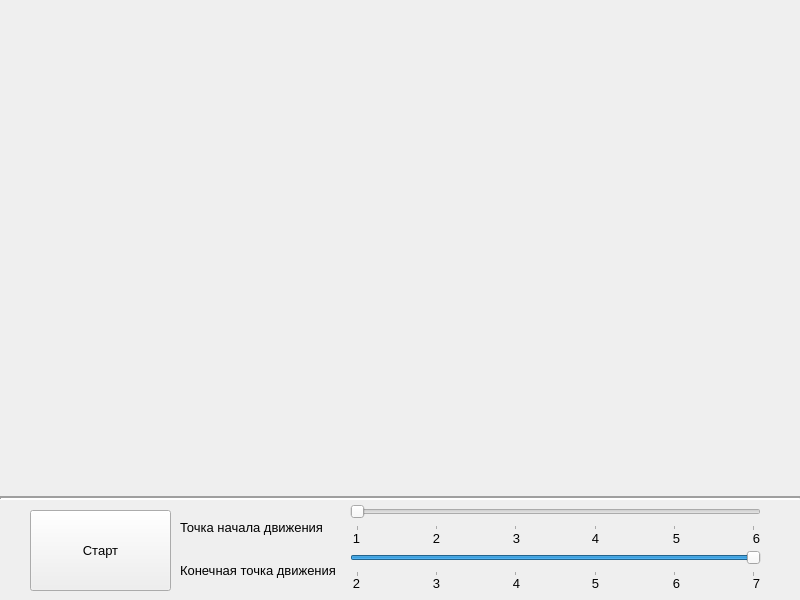
<?xml version="1.0" encoding="UTF-8"?>
<ui version="4.0">
 <class>Form</class>
 <widget class="QWidget" name="Form">
  <property name="geometry">
   <rect>
    <x>0</x>
    <y>0</y>
    <width>800</width>
    <height>600</height>
   </rect>
  </property>
  <property name="minimumSize">
   <size>
    <width>800</width>
    <height>600</height>
   </size>
  </property>
  <property name="maximumSize">
   <size>
    <width>800</width>
    <height>600</height>
   </size>
  </property>
  <property name="windowTitle">
   <string>Form</string>
  </property>
  <widget class="QPushButton" name="startButton">
   <property name="geometry">
    <rect>
     <x>30</x>
     <y>510</y>
     <width>141</width>
     <height>81</height>
    </rect>
   </property>
   <property name="font">
    <font>
     <family>Segoe UI</family>
     <pointsize>10</pointsize>
    </font>
   </property>
   <property name="text">
    <string>Старт</string>
   </property>
  </widget>
  <widget class="QSlider" name="theFirstSlider">
   <property name="geometry">
    <rect>
     <x>350</x>
     <y>500</y>
     <width>411</width>
     <height>31</height>
    </rect>
   </property>
   <property name="font">
    <font>
     <pointsize>10</pointsize>
     <weight>75</weight>
     <bold>true</bold>
    </font>
   </property>
   <property name="mouseTracking">
    <bool>false</bool>
   </property>
   <property name="acceptDrops">
    <bool>false</bool>
   </property>
   <property name="minimum">
    <number>1</number>
   </property>
   <property name="maximum">
    <number>6</number>
   </property>
   <property name="singleStep">
    <number>1</number>
   </property>
   <property name="pageStep">
    <number>1</number>
   </property>
   <property name="orientation">
    <enum>Qt::Horizontal</enum>
   </property>
   <property name="tickPosition">
    <enum>QSlider::TicksBelow</enum>
   </property>
   <property name="tickInterval">
    <number>1</number>
   </property>
  </widget>
  <widget class="QLabel" name="startPointOfMovementLabel">
   <property name="geometry">
    <rect>
     <x>180</x>
     <y>517</y>
     <width>151</width>
     <height>21</height>
    </rect>
   </property>
   <property name="font">
    <font>
     <family>Segoe UI</family>
     <pointsize>10</pointsize>
    </font>
   </property>
   <property name="text">
    <string>Точка начала движения</string>
   </property>
  </widget>
  <widget class="QLabel" name="endPointOfMovementLabel">
   <property name="geometry">
    <rect>
     <x>180</x>
     <y>560</y>
     <width>161</width>
     <height>21</height>
    </rect>
   </property>
   <property name="font">
    <font>
     <family>Segoe UI</family>
     <pointsize>10</pointsize>
    </font>
   </property>
   <property name="text">
    <string>Конечная точка движения</string>
   </property>
  </widget>
  <widget class="QSlider" name="theSecondSlider">
   <property name="geometry">
    <rect>
     <x>350</x>
     <y>546</y>
     <width>411</width>
     <height>31</height>
    </rect>
   </property>
   <property name="mouseTracking">
    <bool>false</bool>
   </property>
   <property name="minimum">
    <number>2</number>
   </property>
   <property name="maximum">
    <number>7</number>
   </property>
   <property name="singleStep">
    <number>1</number>
   </property>
   <property name="pageStep">
    <number>1</number>
   </property>
   <property name="value">
    <number>7</number>
   </property>
   <property name="orientation">
    <enum>Qt::Horizontal</enum>
   </property>
   <property name="tickPosition">
    <enum>QSlider::TicksBelow</enum>
   </property>
   <property name="tickInterval">
    <number>1</number>
   </property>
  </widget>
  <widget class="Line" name="separateLine">
   <property name="geometry">
    <rect>
     <x>0</x>
     <y>490</y>
     <width>801</width>
     <height>16</height>
    </rect>
   </property>
   <property name="lineWidth">
    <number>2</number>
   </property>
   <property name="orientation">
    <enum>Qt::Horizontal</enum>
   </property>
  </widget>
  <widget class="QLabel" name="bus">
   <property name="geometry">
    <rect>
     <x>25</x>
     <y>57</y>
     <width>141</width>
     <height>71</height>
    </rect>
   </property>
   <property name="text">
    <string/>
   </property>
  </widget>
  <widget class="QLabel" name="background">
   <property name="geometry">
    <rect>
     <x>0</x>
     <y>0</y>
     <width>800</width>
     <height>600</height>
    </rect>
   </property>
   <property name="minimumSize">
    <size>
     <width>800</width>
     <height>600</height>
    </size>
   </property>
   <property name="maximumSize">
    <size>
     <width>800</width>
     <height>600</height>
    </size>
   </property>
   <property name="text">
    <string/>
   </property>
  </widget>
  <widget class="QLabel" name="label">
   <property name="geometry">
    <rect>
     <x>341</x>
     <y>528</y>
     <width>31</width>
     <height>21</height>
    </rect>
   </property>
   <property name="font">
    <font>
     <family>Segoe UI</family>
     <pointsize>10</pointsize>
    </font>
   </property>
   <property name="text">
    <string>1</string>
   </property>
   <property name="alignment">
    <set>Qt::AlignCenter</set>
   </property>
  </widget>
  <widget class="QLabel" name="label_2">
   <property name="geometry">
    <rect>
     <x>421</x>
     <y>528</y>
     <width>31</width>
     <height>21</height>
    </rect>
   </property>
   <property name="font">
    <font>
     <family>Segoe UI</family>
     <pointsize>10</pointsize>
    </font>
   </property>
   <property name="text">
    <string>2</string>
   </property>
   <property name="alignment">
    <set>Qt::AlignCenter</set>
   </property>
  </widget>
  <widget class="QLabel" name="label_3">
   <property name="geometry">
    <rect>
     <x>501</x>
     <y>528</y>
     <width>31</width>
     <height>21</height>
    </rect>
   </property>
   <property name="font">
    <font>
     <family>Segoe UI</family>
     <pointsize>10</pointsize>
    </font>
   </property>
   <property name="text">
    <string>3</string>
   </property>
   <property name="alignment">
    <set>Qt::AlignCenter</set>
   </property>
  </widget>
  <widget class="QLabel" name="label_4">
   <property name="geometry">
    <rect>
     <x>580</x>
     <y>528</y>
     <width>31</width>
     <height>21</height>
    </rect>
   </property>
   <property name="font">
    <font>
     <family>Segoe UI</family>
     <pointsize>10</pointsize>
    </font>
   </property>
   <property name="text">
    <string>4</string>
   </property>
   <property name="alignment">
    <set>Qt::AlignCenter</set>
   </property>
  </widget>
  <widget class="QLabel" name="label_5">
   <property name="geometry">
    <rect>
     <x>661</x>
     <y>528</y>
     <width>31</width>
     <height>21</height>
    </rect>
   </property>
   <property name="font">
    <font>
     <family>Segoe UI</family>
     <pointsize>10</pointsize>
    </font>
   </property>
   <property name="text">
    <string>5</string>
   </property>
   <property name="alignment">
    <set>Qt::AlignCenter</set>
   </property>
  </widget>
  <widget class="QLabel" name="label_6">
   <property name="geometry">
    <rect>
     <x>741</x>
     <y>528</y>
     <width>31</width>
     <height>21</height>
    </rect>
   </property>
   <property name="font">
    <font>
     <family>Segoe UI</family>
     <pointsize>10</pointsize>
    </font>
   </property>
   <property name="text">
    <string>6</string>
   </property>
   <property name="alignment">
    <set>Qt::AlignCenter</set>
   </property>
  </widget>
  <widget class="QLabel" name="label_7">
   <property name="geometry">
    <rect>
     <x>501</x>
     <y>573</y>
     <width>31</width>
     <height>21</height>
    </rect>
   </property>
   <property name="font">
    <font>
     <family>Segoe UI</family>
     <pointsize>10</pointsize>
    </font>
   </property>
   <property name="text">
    <string>4</string>
   </property>
   <property name="alignment">
    <set>Qt::AlignCenter</set>
   </property>
  </widget>
  <widget class="QLabel" name="label_8">
   <property name="geometry">
    <rect>
     <x>661</x>
     <y>573</y>
     <width>31</width>
     <height>21</height>
    </rect>
   </property>
   <property name="font">
    <font>
     <family>Segoe UI</family>
     <pointsize>10</pointsize>
    </font>
   </property>
   <property name="text">
    <string>6</string>
   </property>
   <property name="alignment">
    <set>Qt::AlignCenter</set>
   </property>
  </widget>
  <widget class="QLabel" name="label_9">
   <property name="geometry">
    <rect>
     <x>421</x>
     <y>573</y>
     <width>31</width>
     <height>21</height>
    </rect>
   </property>
   <property name="font">
    <font>
     <family>Segoe UI</family>
     <pointsize>10</pointsize>
    </font>
   </property>
   <property name="text">
    <string>3</string>
   </property>
   <property name="alignment">
    <set>Qt::AlignCenter</set>
   </property>
  </widget>
  <widget class="QLabel" name="label_10">
   <property name="geometry">
    <rect>
     <x>741</x>
     <y>573</y>
     <width>31</width>
     <height>21</height>
    </rect>
   </property>
   <property name="font">
    <font>
     <family>Segoe UI</family>
     <pointsize>10</pointsize>
    </font>
   </property>
   <property name="text">
    <string>7</string>
   </property>
   <property name="alignment">
    <set>Qt::AlignCenter</set>
   </property>
  </widget>
  <widget class="QLabel" name="label_11">
   <property name="geometry">
    <rect>
     <x>341</x>
     <y>573</y>
     <width>31</width>
     <height>21</height>
    </rect>
   </property>
   <property name="font">
    <font>
     <family>Segoe UI</family>
     <pointsize>10</pointsize>
    </font>
   </property>
   <property name="text">
    <string>2</string>
   </property>
   <property name="alignment">
    <set>Qt::AlignCenter</set>
   </property>
  </widget>
  <widget class="QLabel" name="label_12">
   <property name="geometry">
    <rect>
     <x>580</x>
     <y>573</y>
     <width>31</width>
     <height>21</height>
    </rect>
   </property>
   <property name="font">
    <font>
     <family>Segoe UI</family>
     <pointsize>10</pointsize>
    </font>
   </property>
   <property name="text">
    <string>5</string>
   </property>
   <property name="alignment">
    <set>Qt::AlignCenter</set>
   </property>
  </widget>
  <zorder>background</zorder>
  <zorder>startButton</zorder>
  <zorder>theFirstSlider</zorder>
  <zorder>startPointOfMovementLabel</zorder>
  <zorder>endPointOfMovementLabel</zorder>
  <zorder>theSecondSlider</zorder>
  <zorder>separateLine</zorder>
  <zorder>bus</zorder>
  <zorder>label</zorder>
  <zorder>label_2</zorder>
  <zorder>label_3</zorder>
  <zorder>label_4</zorder>
  <zorder>label_5</zorder>
  <zorder>label_6</zorder>
  <zorder>label_7</zorder>
  <zorder>label_8</zorder>
  <zorder>label_9</zorder>
  <zorder>label_10</zorder>
  <zorder>label_11</zorder>
  <zorder>label_12</zorder>
 </widget>
 <resources/>
 <connections/>
</ui>
